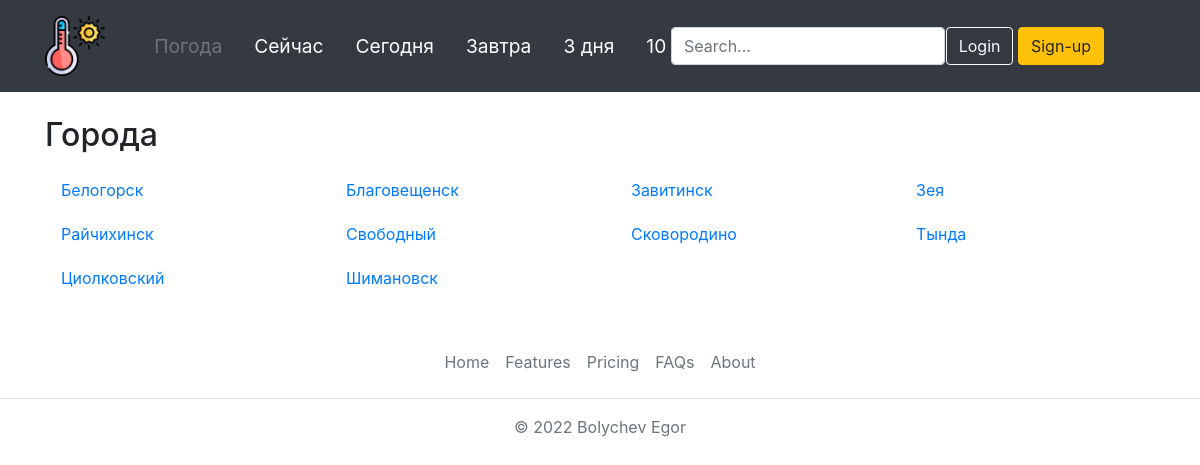
The page /weather/regrion/Amurskaja/ on the database its author committed.
### weatherforecast/models.py (models this page shows)
class CitiesModel(models.Model):
    cityName = models.CharField(max_length=100, verbose_name='City')
    slug = models.SlugField(max_length=255, unique=True, db_index=True, verbose_name='slug')
    lat = models.FloatField(verbose_name='latitude')
    lon = models.FloatField(verbose_name='longitude')
    reg = models.ForeignKey('RegionsModel', on_delete=models.CASCADE, verbose_name='region')
    def __str__(self):
        return self.cityName
    def get_absolute_url(self):
        return reverse('city_now', kwargs={'city_slug': self.slug})

### weatherforecast/views.py (the view)
# urls.py: path('regrion/<slug:reg_slug>/', SingleRegionView.as_view(), name='region'),
class SingleRegionView(ListView):
    model = CitiesModel
    slug_url_kwarg = 'reg_slug'
    template_name = 'weatherforecast/region_cities.html'
    context_object_name = 'cities'
    def get_queryset(self):
        return CitiesModel.objects.filter(reg__slug=self.kwargs['reg_slug']).all()

### weatherforecast/templates/weatherforecast/region_cities.html
{% extends 'weatherforecast/base.html' %}
{% block content %}
<div class="container">
    <h2  class="mb-3">Города</h2>
    <div class="row">
        {% for city in cities %}
        <div class="mb-1 col-3">
            <ul class="list-group">
                <li class="d-flex justify-content-between align-items-center"><a class="nav-link" href="{{ city.get_absolute_url }}">{{ city }}</a></li>
            </ul>
        </div>
        {% endfor %}
    </div>
</div>
{% endblock %}

### weatherforecast/static/weatherforecast/css/styles.css (style rules this page uses)
html { position: relative; min-height: 100%; }
body { margin-bottom: 60px; }

### rows shown on the page
CitiesModel: cityName "Белогорск"
CitiesModel: cityName "Благовещенск"
CitiesModel: cityName "Завитинск"
CitiesModel: cityName "Зея"
CitiesModel: cityName "Райчихинск"
CitiesModel: cityName "Свободный"
CitiesModel: cityName "Сковородино"
CitiesModel: cityName "Тында"
CitiesModel: cityName "Циолковский"
CitiesModel: cityName "Шимановск"
